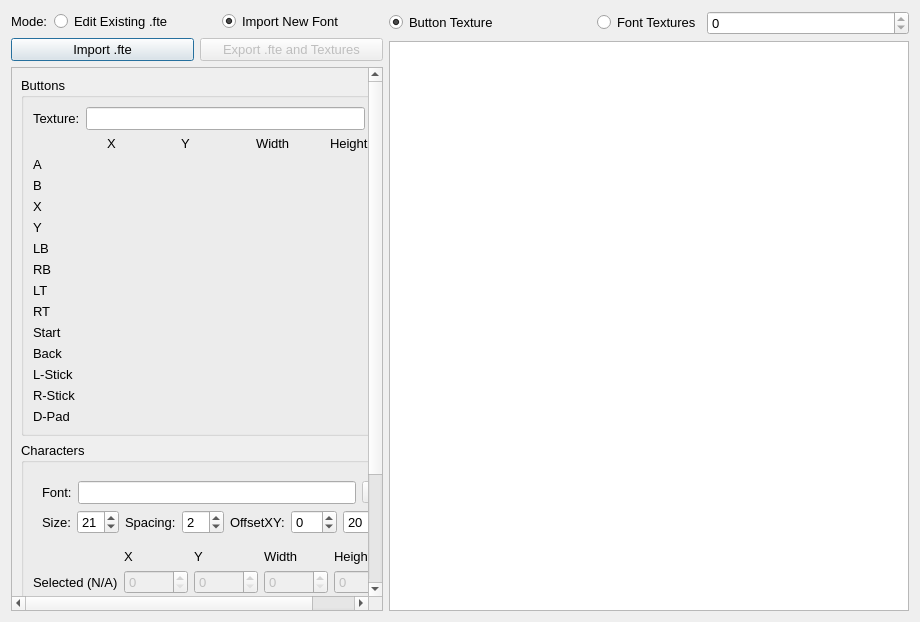
<?xml version="1.0" encoding="UTF-8"?>
<ui version="4.0">
 <class>DatabaseGenerator</class>
 <widget class="QDialog" name="DatabaseGenerator">
  <property name="geometry">
   <rect>
    <x>0</x>
    <y>0</y>
    <width>920</width>
    <height>622</height>
   </rect>
  </property>
  <property name="font">
   <font>
    <pointsize>10</pointsize>
   </font>
  </property>
  <property name="windowTitle">
   <string>Font Texture Generator</string>
  </property>
  <layout class="QHBoxLayout" name="horizontalLayout">
   <item>
    <layout class="QVBoxLayout" name="verticalLayout">
     <item>
      <layout class="QHBoxLayout" name="horizontalLayout_7">
       <item>
        <widget class="QLabel" name="label_23">
         <property name="sizePolicy">
          <sizepolicy hsizetype="Maximum" vsizetype="Preferred">
           <horstretch>0</horstretch>
           <verstretch>0</verstretch>
          </sizepolicy>
         </property>
         <property name="text">
          <string>Mode:</string>
         </property>
        </widget>
       </item>
       <item>
        <widget class="QRadioButton" name="RB_ModeEdit">
         <property name="text">
          <string>Edit Existing .fte</string>
         </property>
         <attribute name="buttonGroup">
          <string notr="true">BG_Mode</string>
         </attribute>
        </widget>
       </item>
       <item>
        <widget class="QRadioButton" name="RB_ModeNew">
         <property name="text">
          <string>Import New Font</string>
         </property>
         <property name="checked">
          <bool>true</bool>
         </property>
         <attribute name="buttonGroup">
          <string notr="true">BG_Mode</string>
         </attribute>
        </widget>
       </item>
      </layout>
     </item>
     <item>
      <layout class="QHBoxLayout" name="horizontalLayout_2">
       <item>
        <widget class="QPushButton" name="PB_Import">
         <property name="text">
          <string>Import .fte</string>
         </property>
        </widget>
       </item>
       <item>
        <widget class="QPushButton" name="PB_Export">
         <property name="enabled">
          <bool>false</bool>
         </property>
         <property name="text">
          <string>Export .fte and Textures</string>
         </property>
        </widget>
       </item>
      </layout>
     </item>
     <item>
      <widget class="QScrollArea" name="scrollArea">
       <property name="widgetResizable">
        <bool>true</bool>
       </property>
       <widget class="QWidget" name="scrollAreaWidgetContents">
        <property name="geometry">
         <rect>
          <x>0</x>
          <y>0</y>
          <width>378</width>
          <height>556</height>
         </rect>
        </property>
        <layout class="QVBoxLayout" name="verticalLayout_3">
         <item>
          <widget class="QGroupBox" name="groupBox">
           <property name="title">
            <string>Buttons</string>
           </property>
           <layout class="QVBoxLayout" name="verticalLayout_2">
            <item>
             <layout class="QHBoxLayout" name="horizontalLayout_3">
              <item>
               <widget class="QLabel" name="label_16">
                <property name="text">
                 <string>Texture:</string>
                </property>
               </widget>
              </item>
              <item>
               <widget class="QLineEdit" name="LE_ButtonTexture">
                <property name="readOnly">
                 <bool>true</bool>
                </property>
               </widget>
              </item>
              <item>
               <widget class="QToolButton" name="PB_Texture">
                <property name="enabled">
                 <bool>false</bool>
                </property>
                <property name="text">
                 <string>...</string>
                </property>
               </widget>
              </item>
             </layout>
            </item>
            <item>
             <layout class="QGridLayout" name="GL_Button">
              <item row="1" column="0">
               <widget class="QLabel" name="label">
                <property name="text">
                 <string>A</string>
                </property>
               </widget>
              </item>
              <item row="0" column="3">
               <widget class="QLabel" name="label_12">
                <property name="text">
                 <string>Width</string>
                </property>
               </widget>
              </item>
              <item row="3" column="0">
               <widget class="QLabel" name="label_2">
                <property name="text">
                 <string>X</string>
                </property>
               </widget>
              </item>
              <item row="0" column="4">
               <widget class="QLabel" name="label_15">
                <property name="text">
                 <string>Height</string>
                </property>
               </widget>
              </item>
              <item row="0" column="1">
               <widget class="QLabel" name="label_13">
                <property name="text">
                 <string>X</string>
                </property>
               </widget>
              </item>
              <item row="4" column="0">
               <widget class="QLabel" name="label_4">
                <property name="text">
                 <string>Y</string>
                </property>
               </widget>
              </item>
              <item row="0" column="2">
               <widget class="QLabel" name="label_14">
                <property name="text">
                 <string>Y</string>
                </property>
               </widget>
              </item>
              <item row="2" column="0">
               <widget class="QLabel" name="label_3">
                <property name="text">
                 <string>B</string>
                </property>
               </widget>
              </item>
              <item row="8" column="0">
               <widget class="QLabel" name="label_17">
                <property name="text">
                 <string>RT</string>
                </property>
               </widget>
              </item>
              <item row="7" column="0">
               <widget class="QLabel" name="label_7">
                <property name="text">
                 <string>LT</string>
                </property>
               </widget>
              </item>
              <item row="10" column="0">
               <widget class="QLabel" name="label_9">
                <property name="text">
                 <string>Back</string>
                </property>
               </widget>
              </item>
              <item row="9" column="0">
               <widget class="QLabel" name="label_8">
                <property name="text">
                 <string>Start</string>
                </property>
               </widget>
              </item>
              <item row="6" column="0">
               <widget class="QLabel" name="label_6">
                <property name="text">
                 <string>RB</string>
                </property>
               </widget>
              </item>
              <item row="11" column="0">
               <widget class="QLabel" name="label_10">
                <property name="text">
                 <string>L-Stick</string>
                </property>
               </widget>
              </item>
              <item row="12" column="0">
               <widget class="QLabel" name="label_11">
                <property name="text">
                 <string>R-Stick</string>
                </property>
               </widget>
              </item>
              <item row="5" column="0">
               <widget class="QLabel" name="label_5">
                <property name="text">
                 <string>LB</string>
                </property>
               </widget>
              </item>
              <item row="13" column="0">
               <widget class="QLabel" name="label_24">
                <property name="text">
                 <string>D-Pad</string>
                </property>
               </widget>
              </item>
             </layout>
            </item>
           </layout>
          </widget>
         </item>
         <item>
          <widget class="QGroupBox" name="groupBox_2">
           <property name="sizePolicy">
            <sizepolicy hsizetype="Preferred" vsizetype="Expanding">
             <horstretch>0</horstretch>
             <verstretch>0</verstretch>
            </sizepolicy>
           </property>
           <property name="title">
            <string>Characters</string>
           </property>
           <layout class="QVBoxLayout" name="verticalLayout_4">
            <item>
             <widget class="QFrame" name="Group_NewFont">
              <layout class="QVBoxLayout" name="verticalLayout_6">
               <item>
                <layout class="QHBoxLayout" name="horizontalLayout_4">
                 <item>
                  <widget class="QLabel" name="label_18">
                   <property name="text">
                    <string>Font:</string>
                   </property>
                  </widget>
                 </item>
                 <item>
                  <widget class="QLineEdit" name="LE_Font">
                   <property name="readOnly">
                    <bool>true</bool>
                   </property>
                  </widget>
                 </item>
                 <item>
                  <widget class="QToolButton" name="PB_Font">
                   <property name="enabled">
                    <bool>false</bool>
                   </property>
                   <property name="text">
                    <string>...</string>
                   </property>
                  </widget>
                 </item>
                </layout>
               </item>
               <item>
                <layout class="QHBoxLayout" name="horizontalLayout_6">
                 <item>
                  <widget class="QLabel" name="label_20">
                   <property name="sizePolicy">
                    <sizepolicy hsizetype="Maximum" vsizetype="Preferred">
                     <horstretch>0</horstretch>
                     <verstretch>0</verstretch>
                    </sizepolicy>
                   </property>
                   <property name="text">
                    <string>Size:</string>
                   </property>
                  </widget>
                 </item>
                 <item>
                  <widget class="QSpinBox" name="SB_FontSize">
                   <property name="minimum">
                    <number>12</number>
                   </property>
                   <property name="maximum">
                    <number>48</number>
                   </property>
                   <property name="value">
                    <number>21</number>
                   </property>
                  </widget>
                 </item>
                 <item>
                  <widget class="QLabel" name="label_21">
                   <property name="sizePolicy">
                    <sizepolicy hsizetype="Maximum" vsizetype="Preferred">
                     <horstretch>0</horstretch>
                     <verstretch>0</verstretch>
                    </sizepolicy>
                   </property>
                   <property name="text">
                    <string>Spacing:</string>
                   </property>
                  </widget>
                 </item>
                 <item>
                  <widget class="QSpinBox" name="SB_Spacing">
                   <property name="maximum">
                    <number>50</number>
                   </property>
                   <property name="value">
                    <number>2</number>
                   </property>
                  </widget>
                 </item>
                 <item>
                  <widget class="QLabel" name="label_22">
                   <property name="sizePolicy">
                    <sizepolicy hsizetype="Maximum" vsizetype="Preferred">
                     <horstretch>0</horstretch>
                     <verstretch>0</verstretch>
                    </sizepolicy>
                   </property>
                   <property name="text">
                    <string>OffsetXY:</string>
                   </property>
                  </widget>
                 </item>
                 <item>
                  <widget class="QSpinBox" name="SB_OffsetX">
                   <property name="minimum">
                    <number>-50</number>
                   </property>
                   <property name="maximum">
                    <number>50</number>
                   </property>
                   <property name="value">
                    <number>0</number>
                   </property>
                  </widget>
                 </item>
                 <item>
                  <widget class="QSpinBox" name="SB_OffsetY">
                   <property name="minimum">
                    <number>-50</number>
                   </property>
                   <property name="maximum">
                    <number>50</number>
                   </property>
                   <property name="value">
                    <number>20</number>
                   </property>
                  </widget>
                 </item>
                </layout>
               </item>
              </layout>
             </widget>
            </item>
            <item>
             <layout class="QGridLayout" name="gridLayout">
              <item row="0" column="3">
               <widget class="QLabel" name="label_28">
                <property name="text">
                 <string>Width</string>
                </property>
               </widget>
              </item>
              <item row="0" column="2">
               <widget class="QLabel" name="label_27">
                <property name="text">
                 <string>Y</string>
                </property>
               </widget>
              </item>
              <item row="0" column="1">
               <widget class="QLabel" name="label_26">
                <property name="text">
                 <string>X</string>
                </property>
               </widget>
              </item>
              <item row="0" column="4">
               <widget class="QLabel" name="label_29">
                <property name="text">
                 <string>Height</string>
                </property>
               </widget>
              </item>
              <item row="1" column="0">
               <widget class="QLabel" name="L_Selected">
                <property name="text">
                 <string>Selected (N/A)</string>
                </property>
               </widget>
              </item>
              <item row="1" column="1">
               <widget class="QSpinBox" name="SB_SelectedX">
                <property name="enabled">
                 <bool>false</bool>
                </property>
               </widget>
              </item>
              <item row="1" column="2">
               <widget class="QSpinBox" name="SB_SelectedY">
                <property name="enabled">
                 <bool>false</bool>
                </property>
               </widget>
              </item>
              <item row="1" column="3">
               <widget class="QSpinBox" name="SB_SelectedWidth">
                <property name="enabled">
                 <bool>false</bool>
                </property>
               </widget>
              </item>
              <item row="1" column="4">
               <widget class="QSpinBox" name="SB_SelectedHeight">
                <property name="enabled">
                 <bool>false</bool>
                </property>
               </widget>
              </item>
             </layout>
            </item>
            <item>
             <widget class="QLabel" name="label_19">
              <property name="text">
               <string>Character List:</string>
              </property>
             </widget>
            </item>
            <item>
             <widget class="QTextEdit" name="TE_Characters"/>
            </item>
            <item>
             <widget class="QPushButton" name="PB_ExportDatabase">
              <property name="enabled">
               <bool>false</bool>
              </property>
              <property name="text">
               <string>Export fcoDatabase.txt</string>
              </property>
             </widget>
            </item>
           </layout>
          </widget>
         </item>
        </layout>
       </widget>
      </widget>
     </item>
    </layout>
   </item>
   <item>
    <layout class="QVBoxLayout" name="verticalLayout_5">
     <item>
      <layout class="QHBoxLayout" name="horizontalLayout_5">
       <item>
        <widget class="QRadioButton" name="RB_Button">
         <property name="text">
          <string>Button Texture</string>
         </property>
         <property name="checked">
          <bool>true</bool>
         </property>
         <attribute name="buttonGroup">
          <string notr="true">BG_Texture</string>
         </attribute>
        </widget>
       </item>
       <item>
        <widget class="QRadioButton" name="RB_Font">
         <property name="sizePolicy">
          <sizepolicy hsizetype="Maximum" vsizetype="Fixed">
           <horstretch>0</horstretch>
           <verstretch>0</verstretch>
          </sizepolicy>
         </property>
         <property name="text">
          <string>Font Textures</string>
         </property>
         <attribute name="buttonGroup">
          <string notr="true">BG_Texture</string>
         </attribute>
        </widget>
       </item>
       <item>
        <widget class="QSpinBox" name="SB_FontIndex">
         <property name="maximum">
          <number>0</number>
         </property>
        </widget>
       </item>
      </layout>
     </item>
     <item>
      <widget class="ZoomGraphicsView" name="GV_Preview">
       <property name="minimumSize">
        <size>
         <width>520</width>
         <height>520</height>
        </size>
       </property>
       <property name="maximumSize">
        <size>
         <width>512</width>
         <height>16777215</height>
        </size>
       </property>
      </widget>
     </item>
    </layout>
   </item>
  </layout>
 </widget>
 <customwidgets>
  <customwidget>
   <class>ZoomGraphicsView</class>
   <extends>QGraphicsView</extends>
   <header>zoomgraphicsview.h</header>
  </customwidget>
 </customwidgets>
 <resources/>
 <connections/>
 <buttongroups>
  <buttongroup name="BG_Mode"/>
  <buttongroup name="BG_Texture"/>
 </buttongroups>
</ui>
